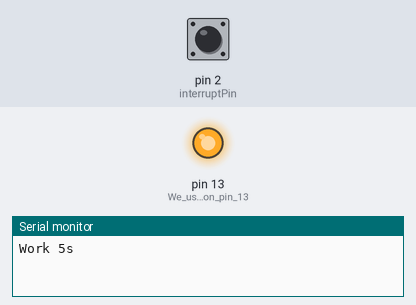
Simulated run of this sketch. Board: Arduino Uno, built with avr-gcc and run on an emulated ATmega328P. On the bench: output pins drawn as LEDs (lit = HIGH), the last lines printed to the serial monitor. Inputs (shaded band) come from the test bench; at power-on: pin 2 (interruptPin) LOW. Sleep ends after the set time or at an interrupt.

Above: at 4.2 s.
4.3 s: pin 2 (interruptPin) pulsed HIGH 5 times (0.12 s each, 0.3 s apart)
At 17.4 s:
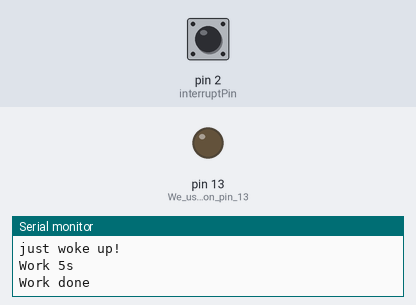
Timing chart, 0 to 18.5 s (numbered marks = the images above; inputs shaded):
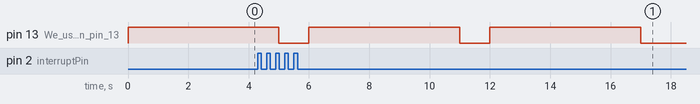

The sketch:

arduino_sleep_tutorial_sketch1v1_0_0.ino
```cpp
/**
 * Author:Ab Kurk
 * version: 1.0
 * date: 24/01/2018
 * Description:
 * This sketch is part of the beginners guide to putting your Arduino to sleep
 * tutorial. It is to demonstrate how to put your arduino into deep sleep and
 * how to wake it up.
 * Link To Tutorial http://www.thearduinomakerman.info/blog/2018/1/24/guide-to-arduino-sleep-mode
 */

#include <avr/sleep.h>//this AVR library contains the methods that controls the sleep modes
#define interruptPin 2 //Pin we are going to use to wake up the Arduino


void setup() {
  Serial.begin(115200);//Start Serial Comunication
  pinMode(LED_BUILTIN,OUTPUT);//We use the led on pin 13 to indecate when Arduino is A sleep
  pinMode(interruptPin,INPUT);//Set pin d2 to input using the buildin pullup resistor
  digitalWrite(LED_BUILTIN,HIGH);//turning LED on
}

void loop() {
 Serial.println("Work 5s");//Print message to serial monitor
 delay(5000);//wait 5 seconds before going to sleep
 Serial.println("Work done");//Print message to serial monitor
 Going_To_Sleep();
}

void Going_To_Sleep(){
    sleep_enable();//Enabling sleep mode
    attachInterrupt(digitalPinToInterrupt(2), wakeUp, RISING);
    set_sleep_mode(SLEEP_MODE_PWR_DOWN);//Setting the sleep mode, in our case full sleep
    digitalWrite(LED_BUILTIN,LOW);//turning LED off
    delay(1000); //wait a second to allow the led to be turned off before going to sleep
    sleep_cpu();//activating sleep mode
    Serial.println("just woke up!");//next line of code executed after the interrupt
    digitalWrite(LED_BUILTIN,HIGH);//turning LED on
  }

void wakeUp(){
  Serial.println("Interrrupt Fired");//Print message to serial monitor
   sleep_disable();//Disable sleep mode
  detachInterrupt(0); //Removes the interrupt from pin 2;
}
```

Measured:
- by itself, pin 13 (We_use_the_led_on_pin_13): alternates HIGH for 5.0 s and LOW for 1.0 s
